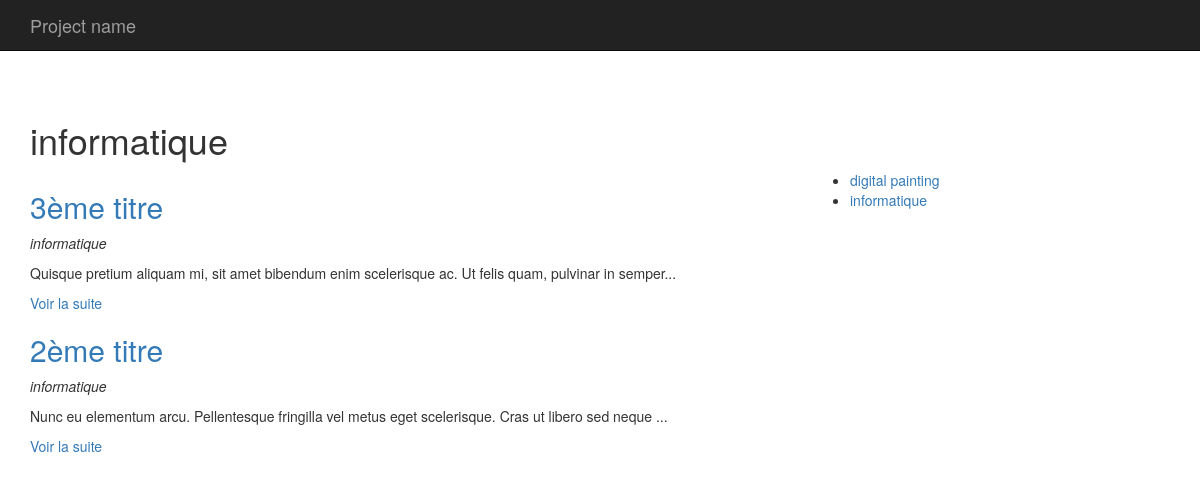
Page /index.php?p=posts.category&id=2 on the committed database.
### tables this page shows
CREATE TABLE `categories` (
  `id` int(11) NOT NULL,
  `titre` varchar(255) DEFAULT NULL
);

CREATE TABLE `articles` (
  `id` int(11) NOT NULL,
  `titre` varchar(255) DEFAULT NULL,
  `contenu` longtext,
  `date` datetime DEFAULT NULL,
  `category_id` int(11) DEFAULT NULL
);

### app/App.php (called while the page is built, shortened)
<?php
    class App{
        private $db_instance;
        private static $_instance;
        public static function getInstance(){
            if(is_null(self::$_instance)){
                self::$_instance = new App();
            }
            return self::$_instance;
        }
        public static function load(){
            require ROOT . '/app/Autoloader.php';
            require ROOT . '/core/Autoloader.php';
        }
        public function getTable($name){
            return new $class_name($this->getDb());
        }
        public function getDb(){
            $config = config::getInstance(ROOT . '/config/config.php');
            if(is_null($this->db_instance)){
                $this->db_instance = new MysqlDatabase($config->get('db_name'), $config->get('db_user'), $config->get('db_pass'), $config->get('db_host'));
            }
            return $this->db_instance;
        }
    }
?>

### app/Autoloader.php (called while the page is built, shortened)
<?php
  class Autoloader{
      static function autoload($class){
          if (strpos($class, __NAMESPACE__ . '\\') === 0){
              $class = str_replace(__NAMESPACE__ . '\\', '', $class);
              $class = str_replace('\\', '/', $class);
          }
      }
  }

### core/Autoloader.php (called while the page is built, shortened)
<?php
  class Autoloader{
      static function autoload($class){
          if (strpos($class, __NAMESPACE__ . '\\') === 0){
              $class = str_replace(__NAMESPACE__ . '\\', '', $class);
              $class = str_replace('\\', '/', $class);
          }
      }
  }

### config/config.php (called while the page is built)
<?php
    return array(
      "db_user" => "root",
      "db_pass" => "root",
      "db_host" => "localhost",
      "db_name" => "blog"
  );
?>

### core/Config.php (called while the page is built, shortened)
<?php
    class Config{
        private $settings = [];
        private static $_instance;
        public static function getInstance($file){
            if(is_null(self::$_instance)){
                self::$_instance = new Config($file);
            }
            return self::$_instance;
        }
        public function __construct($file){
            $this->settings = require($file);
        }
        public function get($key){
            return $this->settings[$key];
        }
    }
?>

### core/Table/Table.php (called while the page is built, shortened)
<?php
    class Table{
      protected $table;
      protected $db;
        public function __construct(Database $db){
            $this->db = $db;
        }
      public function all(){
          return $this->query("SELECT * FROM " . $this->table);
      }
      public function find($id){
            return $this->query("SELECT * FROM {$this->table} WHERE id = ?", [$id], true);
        }
        public function query($statement, $attributes = null, $one = false){
            if($attributes){
                return $this->db->prepare(
                    $statement,
                    $attributes,
                    str_replace('Table', 'Entity', get_class($this)),
                    $one
                );
            }
            else{
                return $this->db->query(
                    $statement,
                    str_replace('Table', 'Entity', get_class($this)),
                    $one
                );
            }
        }
    }
?>

### core/Database/MysqlDatabase.php (called while the page is built, shortened)
<?php
    class MysqlDatabase extends Database{
        private $pdo;
        private function getPDO(){
            if($this->pdo === null){
                $pdo = new PDO('mysql:dbname=blog;host=localhost', 'root', 'root');
                $pdo->setAttribute(PDO::ATTR_ERRMODE, PDO::ERRMODE_EXCEPTION);
                $this->pdo = $pdo;
            }
            return $this->pdo;
        }
        public function query($statement, $class_name = null, $one = false){
            $req = $this->getPDO()->query($statement);
            if($class_name === null){
                $req->setFetchMode(PDO::FETCH_OBJ);
            }
            else{
                $req->setFetchMode(PDO::FETCH_CLASS, $class_name);
            }
            if($one){
                $datas = $req->fetch();
            }
            else{
                $datas = $req->fetchAll();
            }
            return $datas;
        }
        public function prepare($statement, $attributes, $class_name = null, $one = false){
            $req = $this->getPDO()->prepare($statement);
            $req->execute($attributes);
            if($class_name === null){
                $req->setFetchMode(PDO::FETCH_OBJ);
            }
            else{
                $req->setFetchMode(PDO::FETCH_CLASS, $class_name);
            }
            if($one){
                $datas = $req->fetch();
            }
            else{
                $datas = $req->fetchAll();
            }
            return $datas;
        }
    }
?>

### app/Table/PostTable.php (called while the page is built, shortened)
<?php
    class PostTable extends Table{
        public function lastByCategory($category_id){
            return $this->query("
                SELECT articles.id, articles.titre, articles.contenu, articles.date, categories.titre as categorie
                FROM articles
                LEFT JOIN categories ON category_id = categories.id
                WHERE articles.category_id = ?
                ORDER BY articles.date DESC",
                [$category_id]
              );
        }
    }
?>

### core/Entity/Entity.php (called while the page is built, shortened)
<?php
    class Entity{
        public function __get($key){
            $method = 'get' . ucfirst($key);
            $this->$key = $this->$method();
            return $this->$key;
        }
    }
?>

### app/Entity/CategoryEntity.php (called while the page is built, shortened)
<?php
    class CategoryEntity extends Entity{
        public function getUrl(){
          return 'index.php?p=posts.category&id=' . $this->id;
        }
    }
?>

### pages/posts/category.php (the view, shortened to what this page needs)
<?php
    $app = App::getInstance();
    $categorie = $app->getTable('Category')->find($_GET['id']);
    $articles = $app->getTable('Post')->lastByCategory($_GET['id']);
    $categories = $app->getTable('Category')->all();
?>
<h1><?= $categorie->titre; ?></H1>
<div class="row">
    <div class="col-sm-8">
        <?php
            foreach ($articles as $post) :
        ?>
            <h2><a href="<?= $post->url; ?>"><?= $post->titre; ?></a></h2>
            <p><em><?= $post->categorie; ?></em></p>
            <p><?= $post->extrait; ?></p>
        <?php endforeach; ?>
    </div>
    <div class="col-sm-4">
        <ul>
            <?php foreach ($categories as $categorie) : ?>
                <li><a href="<?= $categorie->url; ?>"><?= $categorie->titre; ?></a></li>
            <?php endforeach; ?>
        </ul>
    </div>
</div>

### app/Entity/PostEntity.php (shortened to what this page needs)
<?php
    class PostEntity extends Entity{
        public function getUrl(){
          return 'index.php?p=posts.single&id=' . $this->id;
        }
        public function getExtrait(){
          $html = '<p>' . substr($this->contenu, 0, 100) . '...</p>';
          $html .= '<p><a href="' . $this->getUrl() . '">Voir la suite</a></p>';
          return $html;
        }
    }
?>

### rows in the picture
categories: titre "informatique"
articles: titre "3ème titre", category.titre "informatique", contenu "Quisque pretium aliquam mi, sit amet bibendum enim scelerisque ac. Ut felis quam, pulvinar in semper"
articles: titre "2ème titre", category.titre "informatique", contenu "Nunc eu elementum arcu. Pellentesque fringilla vel metus eget scelerisque. Cras ut libero sed neque"
categories: titre "digital painting"
